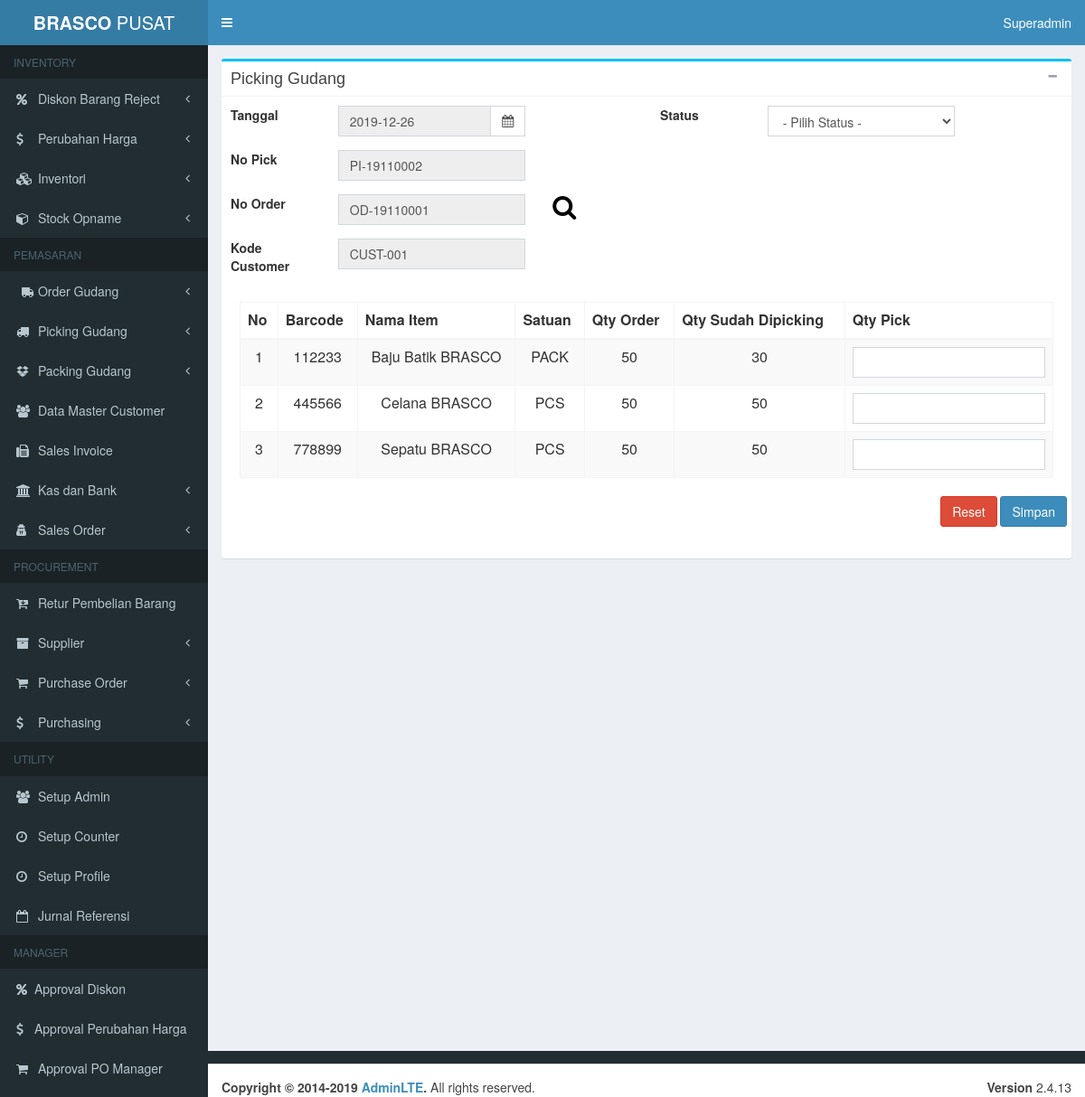
Page /picking_gudang/input.php?nomor=OD-19110001 (signed in) on the earlier database version.
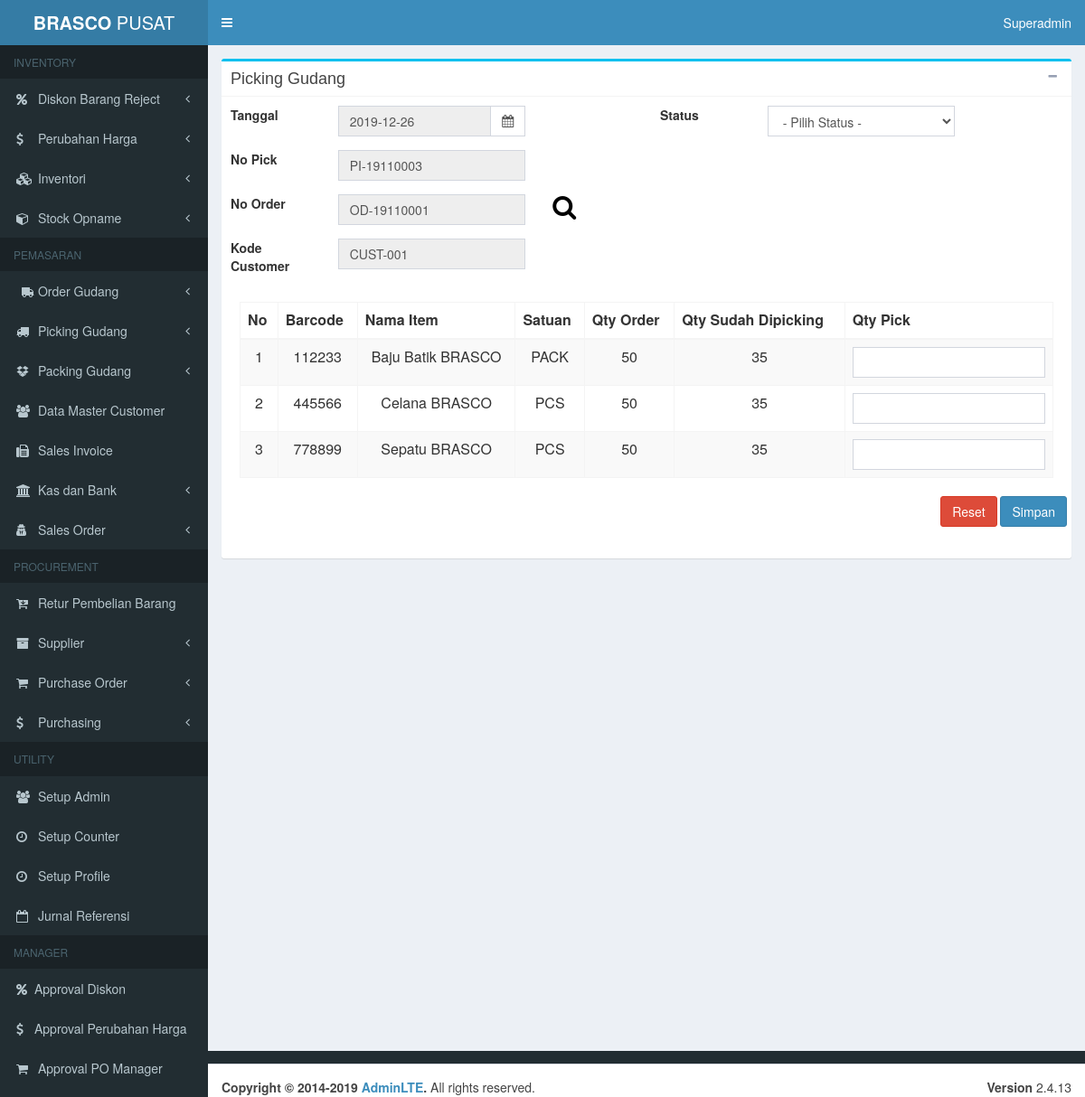
Same page on the later database version.
### tables this page shows
CREATE TABLE IF NOT EXISTS `counter` (
  `tabel` varchar(255) NOT NULL,
  `nama` varchar(255) NOT NULL,
  `header` varchar(255) NOT NULL,
  `digit` varchar(8) NOT NULL,
  `id_edit_admin` varchar(255) NOT NULL,
  `created_at` timestamp NOT NULL DEFAULT current_timestamp(),
  `updated_at` timestamp NULL DEFAULT NULL ON UPDATE current_timestamp(),
  PRIMARY KEY (`tabel`)
);

CREATE TABLE IF NOT EXISTS `order_gudang` (
  `nomor_order` varchar(255) NOT NULL,
  `tanggal` date NOT NULL,
  `nomor_so` varchar(255) NOT NULL,
  `kode_customer` varchar(255) NOT NULL,
  `keterangan` varchar(255) NOT NULL,
  `total` varchar(255) NOT NULL,
  `id_admin` varchar(255) NOT NULL,
  `id_edit_admin` varchar(255) NOT NULL,
  `created_at` timestamp NOT NULL DEFAULT current_timestamp(),
  `updated_at` timestamp NULL DEFAULT NULL ON UPDATE current_timestamp(),
  PRIMARY KEY (`nomor_order`)
);

CREATE TABLE IF NOT EXISTS `order_gudang_item` (
  `id` int(11) NOT NULL AUTO_INCREMENT,
  `nomor_order` varchar(255) NOT NULL,
  `barcode` varchar(255) NOT NULL,
  `quantity` varchar(255) NOT NULL,
  `id_admin` varchar(255) NOT NULL,
  `id_edit_admin` varchar(255) NOT NULL,
  `created_at` timestamp NOT NULL DEFAULT current_timestamp(),
  `updated_at` timestamp NULL DEFAULT NULL ON UPDATE current_timestamp(),
  PRIMARY KEY (`id`)
);

CREATE TABLE IF NOT EXISTS `picking_item` (
  `id` int(11) NOT NULL AUTO_INCREMENT,
  `nomor_picking` varchar(255) NOT NULL,
  `barcode` varchar(255) NOT NULL,
  `id_order_item` varchar(255) NOT NULL,
  `quantity_picking` varchar(255) NOT NULL,
  `quantity_packing` varchar(255) NOT NULL DEFAULT '0',
  `quantity_order` varchar(255) NOT NULL,
  `id_admin` varchar(255) NOT NULL,
  `id_edit_admin` varchar(255) NOT NULL,
  `created_at` timestamp NOT NULL DEFAULT current_timestamp(),
  `updated_at` timestamp NULL DEFAULT NULL ON UPDATE current_timestamp(),
  PRIMARY KEY (`id`)
);

### env.php (called while the page is built, shortened)
<?php
$host = "localhost";
$user = "root";
$password = "";
$dbname = "brasco_pusat";
$conn = mysqli_connect($host, $user, $password, $dbname);
function query($query)
{
  global $conn;
  $result = mysqli_query($conn, $query);
  $rows = [];
  while ($row = mysqli_fetch_assoc($result)) {
    $rows[] = $row;
  }
  return $rows;
}

### picking_gudang/input.php (the view, shortened to what the rows shown need)
<?php
require '../env.php';
$query = query('SELECT * FROM counter WHERE tabel = "picking"')[0];
$kode_customer = '';
$update = true;
$item = array();
$nomor_pick = $query['header'] . "-" . (intval($query['digit']));
if (isset($_GET['nomor'])) {
    $nomor_order = $_GET['nomor'];
    $data = query("SELECT * FROM order_gudang WHERE nomor_order = '$nomor_order'")[0];
    $kode_customer = $data['kode_customer'];
    $item = array();
    $query = query("SELECT * FROM order_gudang_item WHERE nomor_order = '$nomor_order'");
    foreach ($query as $blaa) {
        $barcode = $blaa['barcode'];
        $inven = query("SELECT * FROM inventory WHERE barcode = '$barcode'")[0];
        $sat = $inven['satuan'];
        $satuan = query("SELECT * FROM satuan WHERE id = '$sat'")[0];
        $blaa['satuan'] = $satuan['satuan'];
        $blaa['nama_item'] = $inven['nama_barang'];
        array_push($item, $blaa);
    }
}
?>
<?php include('../templates/header.php') ?>
<form action="" method="POST" id="picki" class="form-horizontal">
    <div class="content-wrapper">
        <section class="content">
            <div class="box box-info">
                <div class="box-body">
                    <div class="row">
                        <div class="col-md-6">
                            <div class="form-group">
                                <div class="col-sm-6">
                                    <input type="text" class="form-control" readonly value="<?= $nomor_pick ?>" name="nomor_picking" id="pick">
                                </div>
                            </div>
                            <div class="form-group">
                                <div class="col-sm-6">
                                    <input type="text" class="form-control" name="kode" readonly id="kode_customer" value="<?= $kode_customer ?>">
                                </div>
                            </div>
                        </div>
                    </div>
                    <div class="box-body">
                        <div class="table-responsive">
                            <table class="table table-bordered table-striped">
                                <thead class="thead-dark" align="center">
                                    <tr style="text-align: center;">
                                        <th>No</th>
                                        <th>Barcode</th>
                                        <th>Nama Item</th>
                                        <th>Satuan</th>
                                        <th>Qty Order</th>
                                        <?php if ($update) : ?>
                                            <th>Qty Sudah Dipicking</th>
                                        <?php endif; ?>
                                        <th>Qty Pick</th>
                                    </tr>
                                </thead>
                                <tbody align="center">
                                    <?php $i = 1;
                                    foreach ($item as $now) : ?>
                                        <tr>
                                            <td><?= $i ?></td>
                                            <td><?= $now['barcode'] ?></td>
                                            <td><?= $now['nama_item'] ?></td>
                                            <td><?= $now['satuan'] ?></td>
                                            <td><?= $now['quantity'] ?></td>
                                            <?php if ($update) {
                                                $qty = query("SELECT * FROM picking_item WHERE id_order_item = '$now[id]'")[0];
                                                $qty_sudah_pick =  intval($qty['quantity_picking']);
                                                echo "<td>" . $qty_sudah_pick . "</td>";
                                            } ?>
                                            <td>
                                                <input type="text" class="form-control" name="quantity_pick_<?= $i ?>"></td>
                                        </tr>
                                    <?php $i++;
                                    endforeach; ?>
                                </tbody>
                            </table>
                        </div>
                    </div>
                </div>
            </div>
        </section>
    </div>
</form>
<?php include('../templates/footer.php') ?>

Differences in the rows shown:
changed counter: nomor_picking "PI-19110002" → "PI-19110003"
changed order_gudang_item (number 1 of 3 on the later page): picking_item.quantity_picking "30" → "35"
changed order_gudang_item (number 2 of 3 on the later page): picking_item.quantity_picking "50" → "35"
changed order_gudang_item (number 3 of 3 on the later page): picking_item.quantity_picking "50" → "35"
